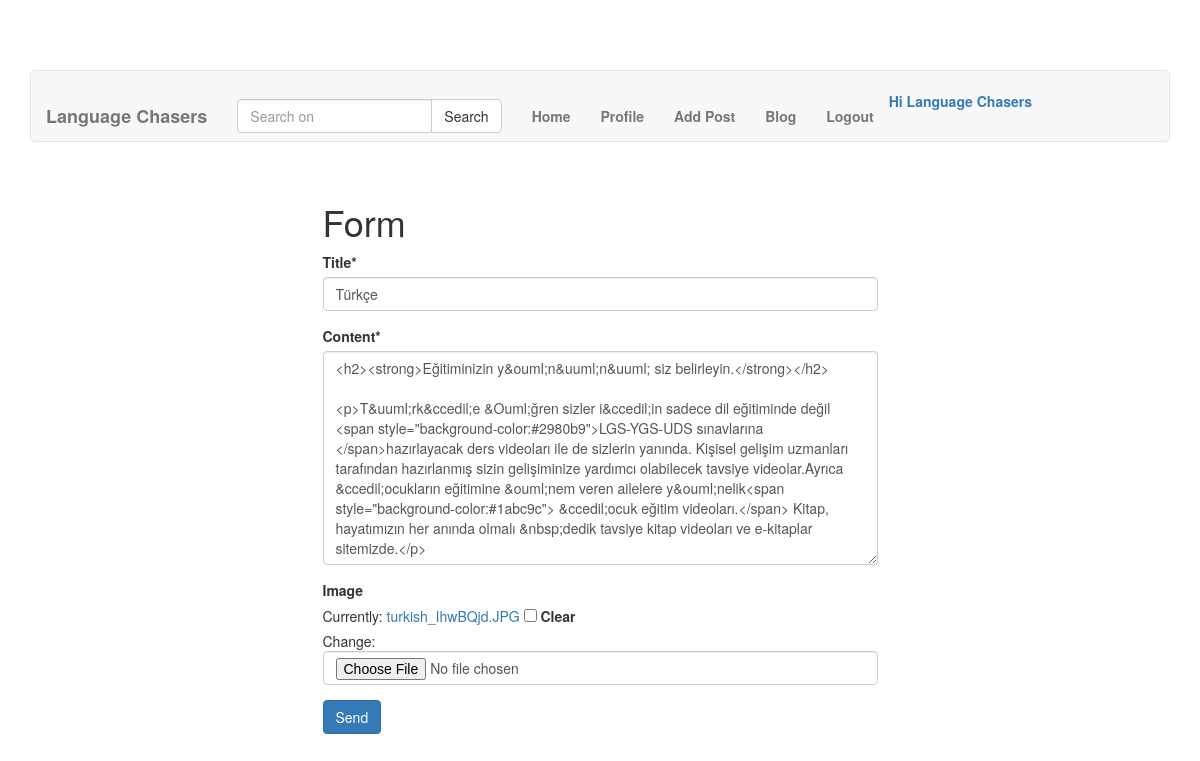
The app's page /post/6/update/ (signed in) with its own data.
### post/models.py (models this page shows, shortened)
class Post(models.Model):
    title = models.CharField(max_length=120, verbose_name="Title")
    content = RichTextField(verbose_name="Content")
    publishing_date = models.DateTimeField(verbose_name="Published Date", auto_now_add=True)#auto_now_add de�i�tiremezsin  sadece o zaman ki yay�mlanmay� tarihini g�sterir.
    image= models.ImageField(null=True, blank=True)
    class Meta:
        ordering=['-publishing_date', 'id' ]

### post/views.py (the view)
# urls.py: url(r'^(?P<id>\d+)/update/$', post_update, name="update"),
def post_update(request,id):
    if not request.user.is_authenticated:
        return Http404()
    post= get_object_or_404(Post,id=id)#get post
    form= PostForm(request.POST or None, request.FILES or None, instance=post)#get form info
    if form.is_valid():#save user action
        form.save()
        messages.success(request,'Operation Successfully Completed', extra_tags= 'Message-Successful')
        return HttpResponseRedirect(post.get_absolute_url())
    context= {
        'form': form,
    }#send form object as content(i�erik olarak g�nder)
    return render(request, 'post/form.html', context)

### post/forms.py
class PostForm(forms.ModelForm):
    class Meta:
        model= Post
        fields= [
            'title',
            'content',
            'image',
            ]

### templates/post/form.html (shortened to what this page needs)
{% extends 'base.html' %}
{% load crispy_forms_tags %}
{% block body %}
<div class="container">
<div class="row">
<div class="col-md-6 col-md-offset-3">
<form method="post" enctype="multipart/form-data">
<h1>Form</h1>
{{ form|crispy }}
<input class="btn btn-primary" type="submit" value="Send">
</form>
</div>
</div>
</div>
{% endblock %}

### templates/header.html (shortened to what this page needs)
<!DOCTYPE html>
<html lang="en">
<head>
    <link rel="stylesheet" href="https://maxcdn.bootstrapcdn.com/bootstrap/3.3.7/css/bootstrap.min.css">
      <link href="//d35aaqx5ub95lt.cloudfront.net/css/ltr-ba9535fe.css" rel="stylesheet">
</head>
<body>
<div class="container">
            <nav class="navbar navbar-default">
            <div class="container-fluid">
              <div class="navbar-header">
                <b><br> <a href="{% url 'home' %}" class="navbar-brand">Language Chasers</a></br></b>
             </div>
   <div id="navbar" class="navbar-collapse collapse">
          <br><form class="navbar-form navbar-left" role="search" method="GET" action="">
              <div class="input-group">
                <input class="form-control" type="text" name="q" placeholder="Search on" value="{{ request.GET.q }}" >
                <span class="input-group-btn">
                  <input class="btn btn-default" type="submit" value="Search">
                </span>
              </div>
          </form>
           <b>  <ul class="nav navbar-nav navbar-left">
               {% if request.user.is_authenticated %}
                   <li><a href="{% url 'home' %}">Home</a></li>
                   <li><a href="{% url 'accounts:user-edit-profile' %}">Profile</a></li>
                   <li><a href="{% url 'post:create' %}">Add Post</a></li>
                   <li><a href="{% url 'post:index' %}">Blog</a></li>
               {% endif %}
               {% if not request.user.is_authenticated %}
                   <li><a href=""></a></li>
                   <li><a href=""></a></li>
                   <li><a href=""></a></li>
                   <li><a href=""></a></li>
                   <li><a href=""></a></li>
                   <li><a href=""></a></li>
                   <li><a href="{% url 'post:index' %}">Blog</a></li>
                   <li><a href="{% url 'accounts:register' %}">Register</a></li>
                   <li><a href="{% url 'accounts:login' %}">Login</a></li>
               {% else %}
                   <li><a href="{% url 'accounts:logout' %}">Logout</a></li>
                   <a href="{% url 'home' %}">Hi {{ request.user.get_full_name }}</a>
               {% endif %}
          </ul> </b>
   </div>
  </div>
          </nav>
</div>
</body>
</html>

### static/css/style.css (style rules this page uses)
body { padding-top: 70px; }

### records on screen
Post: title "Türkçe", content "<h2><strong>Eğitiminizin y&ouml;n&uuml;n&uuml; siz belirleyin.</strong></h2> <p>T&uuml;rk&ccedil;e &Ouml;ğren sizler i&ccedil;in sadece dil eğitiminde değil <span style=\"background-color:#2980b9\">LGS-YGS-UDS sınavlarına </span>hazırlayacak ders videoları ile de sizlerin yanında. Kişisel gelişim uzmanları tarafından hazırlanmış sizin gelişiminize yardımcı olabilecek tavsiye videolar.Ayrıca &ccedil;ocukların eğitimine &ouml;nem veren ailelere y&ouml;nelik<span style=\"background-color:#1abc9c\"> &ccedil;ocuk eğitim videoları.</span> Kitap, hayatımızın her anında olmalı &nbsp;dedik tavsiye kitap videoları ve e-kitaplar sitemizde.</p>"

### other values on screen
{{ request.user.get_full_name }} "Language Chasers"
